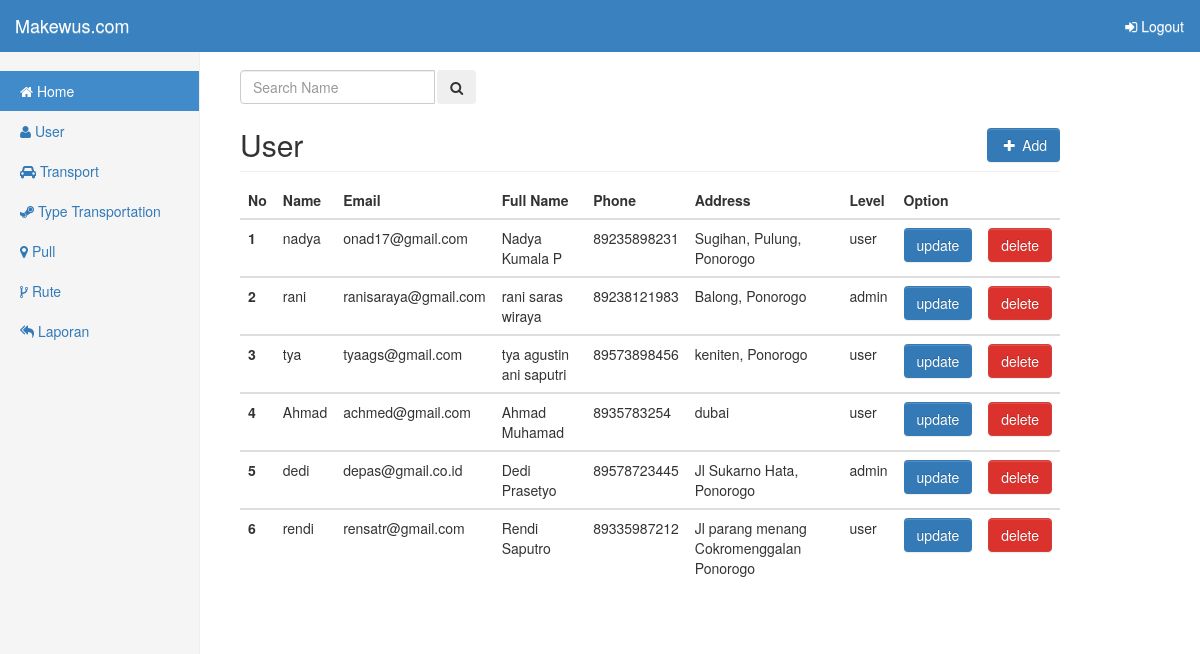
The page /index.php?page=user/index (signed in) on the database its author committed.
### tables this page shows
CREATE TABLE IF NOT EXISTS `user` (
  `id` int(11) NOT NULL,
  `name` varchar(255) NOT NULL,
  `email` varchar(100) NOT NULL,
  `password` varchar(255) NOT NULL,
  `fullname` varchar(255) NOT NULL,
  `address` varchar(100) NOT NULL,
  `phone` bigint(20) NOT NULL,
  `level` varchar(100) NOT NULL
);

CREATE TABLE IF NOT EXISTS `level` (
  `id` int(11) NOT NULL,
  `name` varchar(100) NOT NULL
);

### lib/query.php (called while the page is built, shortened)
<?php
class Query
{
	private $db;
	public function __construct()
	{
		try {
			$this->db = new PDO("mysql:host=localhost;dbname=tickets","root","");
			$this->db->setAttribute(PDO::ATTR_ERRMODE,PDO::ERRMODE_EXCEPTION);
		} catch (PDOException $e) {
			die($e->getMessage());
		}
		return $this->db;
	}
	public function select($tab,$value='*')
	{
		try {
			$data = $this->db->prepare("SELECT $value FROM $tab");
			$data->execute();
		} catch (PDOException $e) {
			die($e->getMessage());
		}
		return $data;
	}
}
$base = new Query();
 ?>

### pages/user/index.php (the view)
<div class="col-md-9 col-sm-offset-2 col-md-10 col-md-ofset-2 main">
	<div class="table-responsive">
		<div>
			<form class="" method="post" action="index.php?page=user/index">
				<div class="input-group src">
					<input type="text" name="search" class="form-control col-md-4" placeholder="Search Name ">
					<span class="input-group-btn"></span>
					<button class="batn" name="cari" type="submit"><i class="fa fa-search"></i></button>
				</div>
			</form>
		</div>
		<h2 class="sub-header">User<a class="btn btn-primary pull-right" href="index.php?page=user/insert"><i class="fa fa-fw fa-plus"></i> Add</a></h2>
		<table class="table table-hover table-stiped">
			<thead>
				<tr>
					<th scope="col">No</th>
					<th scope="col">Name</th>
					<th scope="col">Email</th>
					<th scope="col">Full Name</th>
					<th scope="col">Phone</th>
					<th scope="col">Address</th>
					<th scope="col">Level</th>
					<th scope="col" colspan="2">Option</th>
				</tr>
			</thead>
			<?php
			$post=$base->sant(INPUT_POST);
			if ($post != "") {
				extract($post);
				$res = $base->select("user u, level l where u.name LIKE '%$search%' and u.level=l.id","u.id, u.name, u.email, u.fullname,u.phone, u.address, l.name as level");
			}else {
				$res = $base->select("user u, level l where u.level=l.id","u.id, u.name, u.email, u.fullname, u.phone, u.address, l.name as level");
			}
				$no=1;
				while ($data = $res->fetch()) {
			?>
			<tbody>
				<tr>
					<th scope="row"><?=$no?></th>
					<td><?=$data["name"]?></td>
					<td><?=$data['email']?></td>
					<td><?=$data['fullname']?></td>
					<td><?=$data['phone']?></td>
					<td><?=$data['address']?></td>
					<td><?=$data['level']?></td>
					<td><a href="index.php?page=user/update&id=<?=$data['id']?>" class="btn btn-primary">update</a></td>
					<td><a href="pages/user/machine.php?action=del&id=<?=$data['id']?>" class="btn btn-danger">delete</a></td>
				</tr>
			</tbody>
			<?php
					$no++;
				}
			?>
		</table>
	</div>
</div>

### index.php (shortened to what this page needs)
<?php
include 'lib/query.php';
?>
<!DOCTYPE html>
<html lang="en">
	<head>
		<?php include 'main/head.php'; ?>
	</head>
	<body>
		<nav class="navbar navbar-custom navbar-fixed-top">
			<?php include 'main/navbar.php'; ?>
		</nav>
		<div class="container-fluid">
			<div class="row">
				<?php
					include 'main/main_sidebar.php';
					$post = isset($_GET['page'])?$_GET['page']:"dashboard";
					include 'pages/'.$post.'.php';
				?>
			</div>
		</div>
	</body>
</html>

### main/head.php
<link rel="stylesheet" type="text/css" href="assets/dist/css/bootstrap.css">
<link rel="stylesheet" type="text/css" href="assets/dist/css/bootstrap-theme.css">
<link rel="stylesheet" type="text/css" href="assets/dist/css/dashboard.css">
<link rel="stylesheet" type="text/css" href="assets/vendor/font-awesome/css/font-awesome.css">

### main/navbar.php (shortened to what this page needs)
<div class="container-fluid">
	<div class="navbar-header">
		<a class="navbar-brand" href="#">Makewus.com</a>
	</div>
	<div id="navbar" class="navbar-collapse collapse">
		<ul class="nav navbar-nav navbar-right">
			<li>
				<?php if ($_SESSION['admin']||$_SESSION['user'] != ""): ?>
					<a class="btn" href="out.php">
						<i class="fa fa-sign-in"></i> Logout
					</a>
				<?php else: ?>
				<a class="btn" href="out.php">
					<i class="fa fa-sign-out"></i> Login
				</a>
				<?php endif ?>
			</li>
		</ul>
	</div>
</div>

### main/main_sidebar.php (shortened to what this page needs)
<div class="col-sm-3 col-md-2 sidebar">
	<ul class="nav nav-sidebar">
		<li class="active">
			<a href="index.php">
				<i class="fa fa-home"></i>
				Home
			</a>
		</li>
		<li class="">
			<a href="index.php?page=user/index">
				<i class="fa fa-user"></i>
				User
			</a>
		</li>
		<li class="">
			<a href="index.php?page=transport/index">
				<i class="fa fa-car"></i>
				Transport
			</a>
		</li>
		<li class="">
			<a href="index.php?page=tipe_trans/index">
				<i class="fa fa-steam"></i>
				Type Transportation
			</a>
		</li>
		<li class="">
			<a href="index.php?page=kota/index">
				<i class="fa fa-map-marker"></i>
				Pull
			</a>
		</li>
		<li class="">
			<a href="index.php?page=rute/index">
				<i class="fa fa-code-fork"></i>
				Rute
			</a>
		</li>
		<li class="">
			<a href="index.php?page=laporan/index">
				<i class="fa fa-reply-all"></i>
				Laporan
			</a>
		</li>
	</ul>
</div>

### rows shown on the page
user: name "nadya", email "onad17@gmail.com", fullname "Nadya Kumala P", phone "89235898231", address "Sugihan, Pulung, Ponorogo", level.name "user"
user: name "rani", email "ranisaraya@gmail.com", fullname "rani saras wiraya", phone "89238121983", address "Balong, Ponorogo", level.name "admin"
user: name "tya", email "tyaags@gmail.com", fullname "tya agustin ani saputri", phone "89573898456", address "keniten, Ponorogo", level.name "user"
user: name "Ahmad", email "achmed@gmail.com", fullname "Ahmad Muhamad", phone "8935783254", address "dubai", level.name "user"
user: name "dedi", email "depas@gmail.co.id", fullname "Dedi Prasetyo", phone "89578723445", address "Jl Sukarno Hata, Ponorogo", level.name "admin"
user: name "rendi", email "rensatr@gmail.com", fullname "Rendi Saputro", phone "89335987212", address "Jl parang menang Cokromenggalan Ponorogo", level.name "user"
